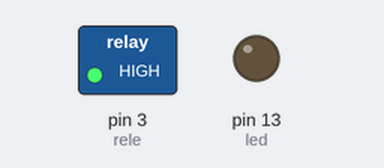
This sketch was run on a simulated Arduino Uno, built with avr-gcc and run on an emulated ATmega328P. On the bench: switched loads named in the sketch (green lamp = pin HIGH), output pins drawn as LEDs (lit = HIGH).

Above: at 2.5 s.
At 7.5 s:
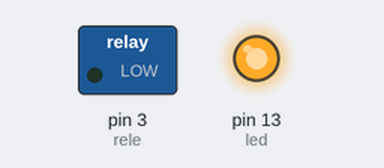
Timing chart, 0 to 13.0 s (numbered marks = the images above):
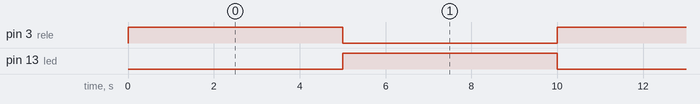

Measured:
- by itself, pin 3 (rele), pin 13 (led): alternates HIGH for 5.0 s and LOW for 5.0 s

The sketch:

16-rele.ino
```cpp
int rele = 3;
int liga = 0, desliga = 1;
int led = 13;
void setup() {
  pinMode(rele, OUTPUT);
  pinMode(led, OUTPUT);
}

void loop() {
  digitalWrite(rele, HIGH);
  digitalWrite(led, liga);
  delay(5000);
  digitalWrite(rele, LOW);
  digitalWrite(led, desliga);
  delay(5000);
}
```
